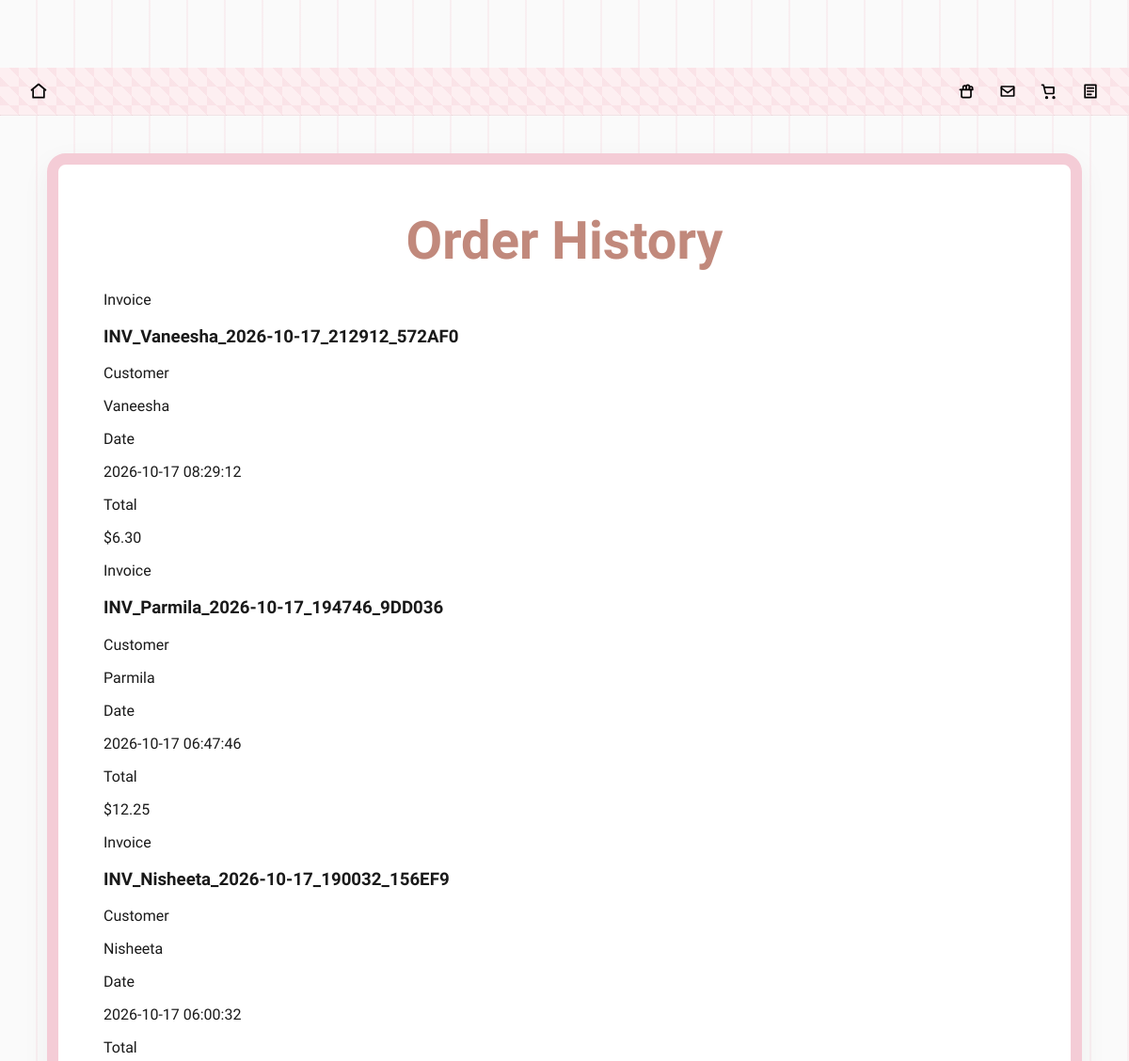
The page /order_history (upper part) on the database as committed earlier.
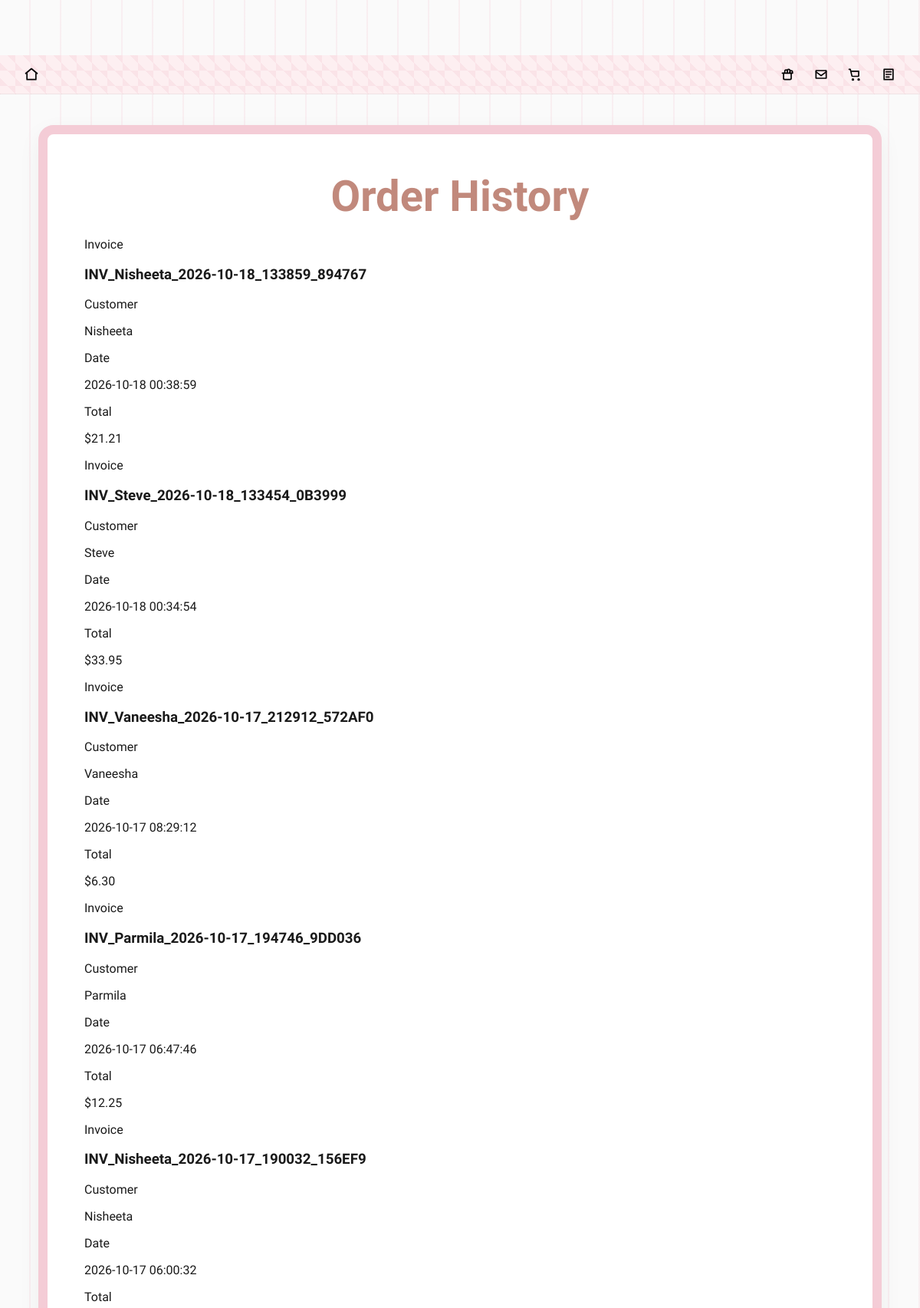
The same page on the database as committed later.
### tables this page shows
CREATE TABLE orders (
                order_id INTEGER PRIMARY KEY AUTOINCREMENT,
                invoice_number TEXT,
                customer_name TEXT,
                items TEXT,
                addons TEXT,
                total REAL,
                date TIMESTAMP DEFAULT CURRENT_TIMESTAMP
            , customer_email TEXT, customer_phone TEXT, delivery_address TEXT);

### app.py (the view)
@app.route('/order_history')
def order_history_page():
    with closing(sqlite3.connect(DB_PATH)) as conn:
        conn.row_factory = sqlite3.Row
        orders = conn.execute(
            'SELECT * FROM orders ORDER BY date DESC'
        ).fetchall()
    return render_template('order_history.html', orders=orders)

### templates/order_history.html
{% extends "base.html" %}
{% block content %}
<section class="page-shell">
    <div class="page-box wavy-box" style="max-width: 980px; width: 100%;">
        <h2 class="cursive-title">Order History</h2>
        {% if orders %}
            <div class="history-list">
                {% for order in orders %}
                <div class="history-item">
                    <div>
                        <p class="label">Invoice</p>
                        <h3>{{ order.invoice_number }}</h3>
                    </div>
                    <div>
                        <p class="label">Customer</p>
                        <p>{{ order.customer_name }}</p>
                    </div>
                    <div>
                        <p class="label">Date</p>
                        <p>{{ order.date }}</p>
                    </div>
                    <div>
                        <p class="label">Total</p>
                        <p>${{ "%.2f"|format(order.total) }}</p>
                    </div>
                </div>
                {% endfor %}
            </div>
        {% else %}
            <p class="empty-state">No orders have been placed yet.</p>
        {% endif %}
    </div>
</section>
{% endblock %}

### templates/base.html (shortened to what this page needs)
<!doctype html>
<html lang="en">
<head>
    <link rel="stylesheet" href="{{ url_for('static', filename='css/style.css') }}">
</head>
<body>
<header class="site-header">
    <div class="header-inner">
        <a href="{{ url_for('index') }}" class="header-icon" aria-label="Home">
            <svg viewBox="0 0 24 24" fill="none" stroke="currentColor" stroke-width="2" stroke-linecap="round" stroke-linejoin="round">
                <path d="M3 10.5L12 3l9 7.5"></path>
                <path d="M5 10.5V20h14V10.5"></path>
            </svg>
        </a>
        <div class="header-icons">
            <a href="{{ url_for('best_sellers_page') }}" class="header-icon" aria-label="Best Sellers">
            </a>
            <a href="{{ url_for('feedback_page') }}" class="header-icon" aria-label="Email">
                <svg viewBox="0 0 24 24" fill="none" stroke="currentColor" stroke-width="2" stroke-linecap="round" stroke-linejoin="round">
                    <path d="M4 6h16v12H4z"></path>
                    <path d="M4 8l8 6 8-6"></path>
                </svg>
            </a>
            <a href="{{ url_for('addons_page') }}" class="header-icon" aria-label="Cart">
                <svg viewBox="0 0 24 24" fill="none" stroke="currentColor" stroke-width="2" stroke-linecap="round" stroke-linejoin="round">
                    <circle cx="9" cy="20" r="1"></circle>
                    <circle cx="18" cy="20" r="1"></circle>
                    <path d="M3 4h2l2.4 10.2a1 1 0 0 0 1 .8h8.6a1 1 0 0 0 1-.8L18 7H6"></path>
                </svg>
            </a>
            <a href="{{ url_for('order_history_page') }}" class="header-icon" aria-label="Order history">
                <svg viewBox="0 0 24 24" fill="none" stroke="currentColor" stroke-width="2" stroke-linecap="round" stroke-linejoin="round">
                    <path d="M5 4h14v16H5z"></path>
                    <path d="M8 8h8"></path>
                    <path d="M8 12h8"></path>
                    <path d="M8 16h5"></path>
                </svg>
            </a>
        </div>
    </div>
</header>
<main>
    {% block content %}{% endblock %}
</main>
</body>
</html>

### static/css/style.css (style rules this page uses)
body, html { margin: 0; padding: 0; font-family: 'Poppins', 'Quicksand', sans-serif; color: #1a1a1a; background-color: #FAFAFA; background-image: repeating-linear-gradient( 90deg, transparent, transparent 38px, rgba(244, 204, 214, 0.25) 38px, rgba(244, 204, 214, 0.25) 40px ); }
a { text-decoration: none; }
.page-shell { display: flex; justify-content: center; align-items: flex-start; gap: 40px; padding: 40px 24px 60px; max-width: 1200px; margin: 0 auto; }
.page-box { margin-top: 0; }
.wavy-box { background-color: white; padding: 40px; border: 12px solid #F4CCD6; border-radius: 20px; box-shadow: 0 10px 30px rgba(0,0,0,0.05); }
.wavy-box { position: relative; overflow: visible; }
.cursive-title { font-family: 'Great Vibes', cursive; font-size: 3.5rem; text-align: center; color: #C1897C; margin: 0 0 20px 0; }
.site-header { background-color: #fdeff1; background-image: repeating-linear-gradient(45deg, rgba(244,204,214,0.35) 25%, transparent 25%, transparent 75%, rgba(244,204,214,0.35) 75%, rgba(244,204,214,0.35)); background-size: 20px 20px; border-bottom: 1px solid rgba(0,0,0,0.05); position: sticky; top: 0; z-index: 50; }
.header-inner { display: flex; align-items: center; justify-content: space-between; padding: 8px 24px; }
.header-icons { display: flex; gap: 10px; align-items: center; }
.header-icon { display: inline-flex; align-items: center; justify-content: center; color: #000; width: 34px; height: 34px; border-radius: 50%; transition: background-color 180ms ease, transform 180ms ease; }
.header-icon svg { width: 20px; height: 20px; stroke: currentColor; }
body { padding-top: 72px; }
.wavy-box { padding: 48px; }
.pill-card, .wavy-box { transition: transform 180ms ease, box-shadow 180ms ease; }

Rows that differ between the two databases and show on the page:
added orders: invoice_number "INV_Nisheeta_2026-10-18_133859_894767", customer_name "Nisheeta", date "2026-10-18 00:38:59", total "21.21"
added orders: invoice_number "INV_Steve_2026-10-18_133454_0B3999", customer_name "Steve", date "2026-10-18 00:34:54", total "33.95"
